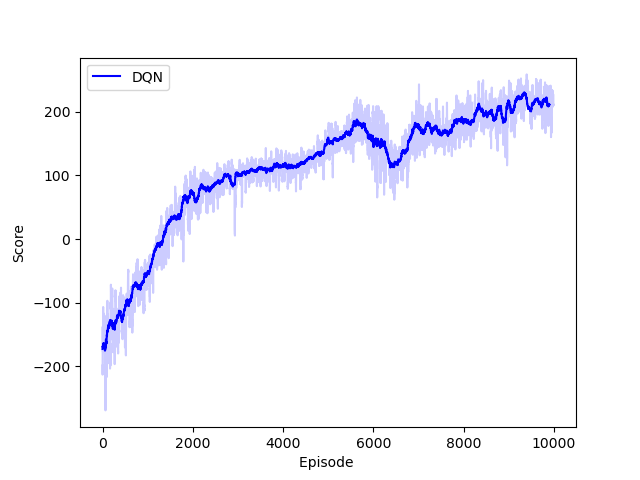

Here is the Python script that generated this plot:
import numpy as np
import matplotlib.pyplot as plt


def moving_average(a, n=100):
    ret = np.cumsum(a, dtype=float)
    ret[n:] = ret[n:] - ret[:-n]
    return ret[n - 1:] / n


scores_dqn = np.loadtxt("scores_dqn.txt")
scores_ma_dqn = moving_average(scores_dqn, n=10)
scores_ma_dqn_1000 = moving_average(scores_dqn, n=100)

plt.plot(np.arange(len(scores_ma_dqn)), scores_ma_dqn,
         alpha=0.2, color='b')
plt.plot(np.arange(len(scores_ma_dqn_1000)),
         scores_ma_dqn_1000, label="DQN", color='b')

plt.ylabel('Score')
plt.xlabel('Episode ')
plt.legend()
plt.savefig('graph.png')
plt.show()
